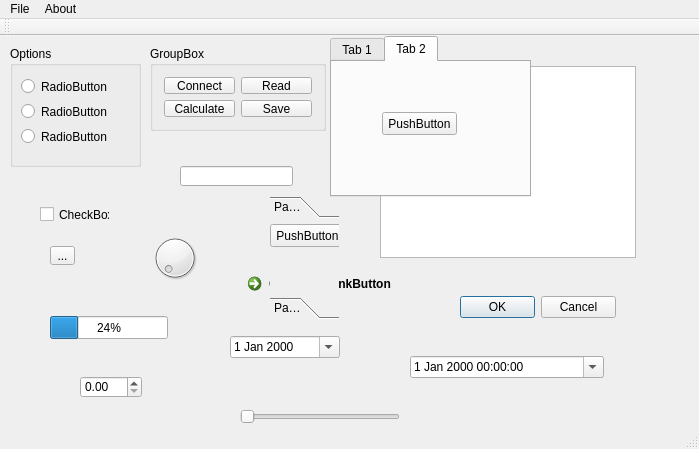
<?xml version="1.0" encoding="UTF-8"?>
<ui version="4.0">
 <class>MainWindow</class>
 <widget class="QMainWindow" name="MainWindow">
  <property name="geometry">
   <rect>
    <x>0</x>
    <y>0</y>
    <width>699</width>
    <height>449</height>
   </rect>
  </property>
  <property name="windowTitle">
   <string>MainWindow</string>
  </property>
  <widget class="QWidget" name="centralWidget">
   <widget class="QGroupBox" name="groupBox">
    <property name="geometry">
     <rect>
      <x>10</x>
      <y>10</y>
      <width>131</width>
      <height>121</height>
     </rect>
    </property>
    <property name="title">
     <string>Options</string>
    </property>
    <widget class="QWidget" name="verticalLayoutWidget">
     <property name="geometry">
      <rect>
       <x>0</x>
       <y>20</y>
       <width>121</width>
       <height>91</height>
      </rect>
     </property>
     <layout class="QVBoxLayout" name="verticalLayout">
      <item>
       <widget class="QRadioButton" name="radioButton">
        <property name="text">
         <string>RadioButton</string>
        </property>
       </widget>
      </item>
      <item>
       <widget class="QRadioButton" name="radioButton_2">
        <property name="text">
         <string>RadioButton</string>
        </property>
       </widget>
      </item>
      <item>
       <widget class="QRadioButton" name="radioButton_3">
        <property name="text">
         <string>RadioButton</string>
        </property>
       </widget>
      </item>
     </layout>
    </widget>
   </widget>
   <widget class="QGroupBox" name="groupBox_2">
    <property name="geometry">
     <rect>
      <x>150</x>
      <y>10</y>
      <width>176</width>
      <height>85</height>
     </rect>
    </property>
    <property name="title">
     <string>GroupBox</string>
    </property>
    <layout class="QGridLayout" name="gridLayout">
     <item row="0" column="0">
      <widget class="QPushButton" name="connectButton">
       <property name="text">
        <string>Connect</string>
       </property>
      </widget>
     </item>
     <item row="0" column="1">
      <widget class="QPushButton" name="readButton">
       <property name="text">
        <string>Read</string>
       </property>
      </widget>
     </item>
     <item row="1" column="0">
      <widget class="QPushButton" name="calculateButton">
       <property name="enabled">
        <bool>true</bool>
       </property>
       <property name="text">
        <string>Calculate</string>
       </property>
      </widget>
     </item>
     <item row="1" column="1">
      <widget class="QPushButton" name="saveButton">
       <property name="text">
        <string>Save</string>
       </property>
      </widget>
     </item>
    </layout>
   </widget>
   <widget class="QGraphicsView" name="graphicsView">
    <property name="geometry">
     <rect>
      <x>380</x>
      <y>30</y>
      <width>256</width>
      <height>192</height>
     </rect>
    </property>
   </widget>
   <widget class="QDial" name="dial">
    <property name="geometry">
     <rect>
      <x>150</x>
      <y>190</y>
      <width>50</width>
      <height>64</height>
     </rect>
    </property>
   </widget>
   <widget class="QDateEdit" name="dateEdit">
    <property name="geometry">
     <rect>
      <x>230</x>
      <y>300</y>
      <width>110</width>
      <height>22</height>
     </rect>
    </property>
    <property name="calendarPopup">
     <bool>true</bool>
    </property>
   </widget>
   <widget class="QDateTimeEdit" name="dateTimeEdit">
    <property name="geometry">
     <rect>
      <x>410</x>
      <y>320</y>
      <width>194</width>
      <height>22</height>
     </rect>
    </property>
    <property name="calendarPopup">
     <bool>true</bool>
    </property>
   </widget>
   <widget class="QDoubleSpinBox" name="doubleSpinBox">
    <property name="geometry">
     <rect>
      <x>80</x>
      <y>340</y>
      <width>62</width>
      <height>22</height>
     </rect>
    </property>
   </widget>
   <widget class="QLineEdit" name="lineEdit">
    <property name="geometry">
     <rect>
      <x>180</x>
      <y>130</y>
      <width>113</width>
      <height>20</height>
     </rect>
    </property>
   </widget>
   <widget class="QSlider" name="horizontalSlider">
    <property name="geometry">
     <rect>
      <x>240</x>
      <y>370</y>
      <width>160</width>
      <height>22</height>
     </rect>
    </property>
    <property name="orientation">
     <enum>Qt::Horizontal</enum>
    </property>
   </widget>
   <widget class="QProgressBar" name="progressBar">
    <property name="geometry">
     <rect>
      <x>50</x>
      <y>280</y>
      <width>118</width>
      <height>23</height>
     </rect>
    </property>
    <property name="value">
     <number>24</number>
    </property>
   </widget>
   <widget class="QCheckBox" name="checkBox">
    <property name="geometry">
     <rect>
      <x>40</x>
      <y>170</y>
      <width>70</width>
      <height>17</height>
     </rect>
    </property>
    <property name="text">
     <string>CheckBox</string>
    </property>
   </widget>
   <widget class="QToolButton" name="toolButton">
    <property name="geometry">
     <rect>
      <x>50</x>
      <y>210</y>
      <width>25</width>
      <height>19</height>
     </rect>
    </property>
    <property name="text">
     <string>...</string>
    </property>
   </widget>
   <widget class="QCommandLinkButton" name="commandLinkButton">
    <property name="geometry">
     <rect>
      <x>240</x>
      <y>230</y>
      <width>172</width>
      <height>41</height>
     </rect>
    </property>
    <property name="text">
     <string>CommandLinkButton</string>
    </property>
   </widget>
   <widget class="QDialogButtonBox" name="buttonBox">
    <property name="geometry">
     <rect>
      <x>460</x>
      <y>260</y>
      <width>156</width>
      <height>23</height>
     </rect>
    </property>
    <property name="standardButtons">
     <set>QDialogButtonBox::Cancel|QDialogButtonBox::Ok</set>
    </property>
   </widget>
   <widget class="QTabWidget" name="tabWidget">
    <property name="geometry">
     <rect>
      <x>330</x>
      <y>0</y>
      <width>201</width>
      <height>161</height>
     </rect>
    </property>
    <property name="currentIndex">
     <number>1</number>
    </property>
    <widget class="QWidget" name="tab">
     <attribute name="title">
      <string>Tab 1</string>
     </attribute>
     <widget class="QToolButton" name="toolButton_2">
      <property name="geometry">
       <rect>
        <x>70</x>
        <y>50</y>
        <width>25</width>
        <height>19</height>
       </rect>
      </property>
      <property name="text">
       <string>...</string>
      </property>
     </widget>
    </widget>
    <widget class="QWidget" name="tab_2">
     <attribute name="title">
      <string>Tab 2</string>
     </attribute>
     <widget class="QPushButton" name="pushButton_2">
      <property name="geometry">
       <rect>
        <x>50</x>
        <y>50</y>
        <width>75</width>
        <height>23</height>
       </rect>
      </property>
      <property name="text">
       <string>PushButton</string>
      </property>
     </widget>
    </widget>
   </widget>
   <widget class="QToolBox" name="toolBox">
    <property name="geometry">
     <rect>
      <x>270</x>
      <y>160</y>
      <width>69</width>
      <height>123</height>
     </rect>
    </property>
    <property name="currentIndex">
     <number>0</number>
    </property>
    <widget class="QWidget" name="page">
     <property name="geometry">
      <rect>
       <x>0</x>
       <y>0</y>
       <width>69</width>
       <height>69</height>
      </rect>
     </property>
     <attribute name="label">
      <string>Page 1</string>
     </attribute>
     <widget class="QPushButton" name="pushButton">
      <property name="geometry">
       <rect>
        <x>0</x>
        <y>0</y>
        <width>75</width>
        <height>23</height>
       </rect>
      </property>
      <property name="text">
       <string>PushButton</string>
      </property>
     </widget>
    </widget>
    <widget class="QWidget" name="page_2">
     <property name="geometry">
      <rect>
       <x>0</x>
       <y>0</y>
       <width>69</width>
       <height>69</height>
      </rect>
     </property>
     <attribute name="label">
      <string>Page 2</string>
     </attribute>
    </widget>
   </widget>
  </widget>
  <widget class="QMenuBar" name="menuBar">
   <property name="geometry">
    <rect>
     <x>0</x>
     <y>0</y>
     <width>699</width>
     <height>21</height>
    </rect>
   </property>
   <widget class="QMenu" name="menuFile">
    <property name="title">
     <string>File</string>
    </property>
    <addaction name="actionAbout"/>
    <addaction name="actionSave"/>
   </widget>
   <widget class="QMenu" name="menuAbout">
    <property name="title">
     <string>About</string>
    </property>
   </widget>
   <addaction name="menuFile"/>
   <addaction name="menuAbout"/>
  </widget>
  <widget class="QToolBar" name="mainToolBar">
   <attribute name="toolBarArea">
    <enum>TopToolBarArea</enum>
   </attribute>
   <attribute name="toolBarBreak">
    <bool>false</bool>
   </attribute>
  </widget>
  <widget class="QStatusBar" name="statusBar"/>
  <action name="actionAbout">
   <property name="text">
    <string>Open</string>
   </property>
  </action>
  <action name="actionSave">
   <property name="text">
    <string>Save</string>
   </property>
  </action>
 </widget>
 <layoutdefault spacing="6" margin="11"/>
 <resources/>
 <connections/>
</ui>
